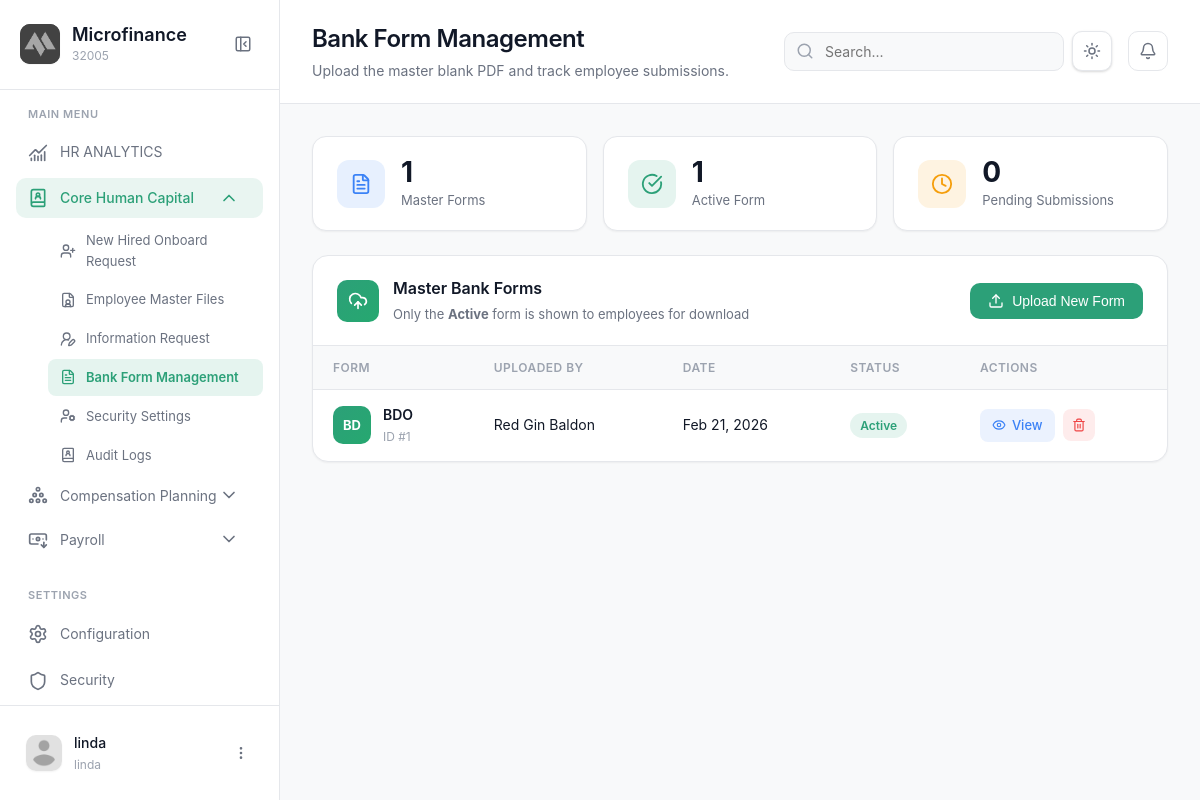
Screenshot of /modules/corehumancapital/bankform.php (signed in) with the database file from the repository.
### tables this page shows
CREATE TABLE `bank_forms_master` (
  `FormID` int(11) NOT NULL,
  `FormName` varchar(255) NOT NULL,
  `FilePath` varchar(500) NOT NULL,
  `IsActive` tinyint(1) NOT NULL DEFAULT 1,
  `UploadedBy` varchar(100) DEFAULT NULL,
  `CreatedAt` timestamp NOT NULL DEFAULT current_timestamp()
);

### modules/corehumancapital/bankform.php (the view, shortened to what this page needs)
<!DOCTYPE html>
<html lang="en">
<head>
  <link rel="stylesheet" href="../../css/bankform.css?v=1.3">
  <link rel="stylesheet" href="../../css/sidebar-fix.css?v=1.0">
</head>
<body>
  <aside class="sidebar" id="sidebar">
    <div class="sidebar-header">
      <div class="logo-container">
        <div class="logo-wrapper">
          <img src="../../img/logo.png" alt="Logo" class="logo">
        </div>
        <div class="logo-text">
          <h2 class="app-name">Microfinance</h2>
          <span class="app-tagline">32005</span>
        </div>
      </div>
      <button class="sidebar-toggle" id="sidebarToggle">
        <i data-lucide="panel-left-close"></i>
      </button>
    </div>
    <nav class="sidebar-nav">
      <div class="nav-section">
        <span class="nav-section-title">MAIN MENU</span>
        <a href="dashboard.php" class="nav-item <?php echo ($page === 'dashboard') ? 'active' : ''; ?>">
          <i data-lucide="chart-no-axes-combined"></i>
          <span>HR ANALYTICS</span>
        </a>
        <div class="nav-item-group active">
          <button class="nav-item has-submenu active" data-module="hr">
            <div class="nav-item-content">
              <i data-lucide="book-user"></i>
              <span>Core Human Capital</span>
            </div>
            <i data-lucide="chevron-down" class="submenu-icon"></i>
          </button>
          <div class="submenu active" id="submenu-hr">
            <a href="" class="submenu-item">
              <i data-lucide="user-plus"></i>
              <span>New Hired Onboard Request</span>
            </a>
            <a href="employeemaster.php" class="submenu-item">
              <i data-lucide="file-user"></i>
              <span>Employee Master Files</span>
            </a>
            <a href="informationrq.php" class="submenu-item">
              <i data-lucide="user-round-pen"></i>
              <span>Information Request</span>
            </a>
            <a href="bankform.php" class="submenu-item active">
              <i data-lucide="file-text"></i>
              <span>Bank Form Management</span>
            </a>
            <a href="" class="submenu-item">
              <i data-lucide="user-cog"></i>
              <span>Security Settings</span>
            </a>
            <a href="auditlogs.php" class="submenu-item">
              <i data-lucide="book-user"></i>
              <span>Audit Logs</span>
            </a>
          </div>
        </div>
        <div class="nav-item-group">
          <button class="nav-item has-submenu" data-module="planning">
            <div class="nav-item-content">
              <i data-lucide="circle-pile"></i>
              <span>Compensation Planning</span>
            </div>
            <i data-lucide="chevron-down" class="submenu-icon"></i>
          </button>
        </div>
        <div class="nav-item-group">
          <button class="nav-item has-submenu" data-module="payroll">
            <div class="nav-item-content">
              <i data-lucide="banknote-arrow-down"></i>
              <span>Payroll</span>
            </div>
            <i data-lucide="chevron-down" class="submenu-icon"></i>
          </button>
        </div>
      </div>
      <div class="nav-section">
        <span class="nav-section-title">SETTINGS</span>
        <a href="#" class="nav-item"><i data-lucide="settings"></i><span>Configuration</span></a>
        <a href="#" class="nav-item"><i data-lucide="shield"></i><span>Security</span></a>
      </div>
    </nav>
    <div class="sidebar-footer">
      <div class="user-profile">
        <div class="user-avatar">
          <img src="../../img/profile.png" alt="User">
        </div>
        <div class="user-info">
          <span class="user-name"><?php echo htmlspecialchars($_SESSION['username'] ?? 'User'); ?></span>
          <span class="user-role"><?php echo htmlspecialchars($_SESSION['user_role'] ?? 'HR Specialist'); ?></span>
        </div>
        <button class="user-menu-btn" id="userMenuBtn">
          <i data-lucide="more-vertical"></i>
        </button>
      </div>
    </div>
  </aside>
  <main class="main-content">
    <header class="page-header">
      <div class="header-left">
        <div class="header-title">
          <h1>Bank Form Management</h1>
          <p>Upload the master blank PDF and track employee submissions.</p>
        </div>
      </div>
      <div class="header-right">
        <div class="search-box">
          <input type="search" placeholder="Search...">
        </div>
        <button class="theme-toggle" id="themeToggle" aria-label="Toggle theme">
          <i data-lucide="sun" class="sun-icon"></i>
        </button>
        <button class="icon-btn">
          <i data-lucide="bell"></i>
        </button>
      </div>
    </header>
<?php
require_once '../../config/config.php';
$masterRes  = $conn->query("SELECT * FROM bank_forms_master ORDER BY CreatedAt DESC");
$masters    = [];
if ($masterRes) while ($r = $masterRes->fetch_assoc()) $masters[] = $r;
$activeForm = null;
foreach ($masters as $m) { if ($m['IsActive']) { $activeForm = $m; break; } }
$pendingRes = $conn->query("SELECT COUNT(*) AS cnt FROM bank_applications WHERE Status='Pending'");
$pendingCnt = $pendingRes ? intval($pendingRes->fetch_assoc()['cnt']) : 0;
?>
    <div class="content-wrapper">
      <div class="bf-stats">
        <div class="bf-stat-card">
          <div class="bf-stat-icon blue"><i data-lucide="file-text"></i></div>
          <div class="bf-stat-info">
            <span class="bf-stat-value"><?php echo count($masters); ?></span>
            <span class="bf-stat-label">Master Forms</span>
          </div>
        </div>
        <div class="bf-stat-card">
          <div class="bf-stat-icon green"><i data-lucide="check-circle"></i></div>
          <div class="bf-stat-info">
            <span class="bf-stat-value"><?php echo $activeForm ? '1' : '0'; ?></span>
            <span class="bf-stat-label">Active Form</span>
          </div>
        </div>
        <div class="bf-stat-card">
          <div class="bf-stat-icon amber"><i data-lucide="clock"></i></div>
          <div class="bf-stat-info">
            <span class="bf-stat-value"><?php echo $pendingCnt; ?></span>
            <span class="bf-stat-label">Pending Submissions</span>
          </div>
        </div>
      </div>
      <div class="bf-panel">
        <div class="bf-panel-header">
          <div class="bf-panel-left">
            <div class="bf-panel-icon"><i data-lucide="upload-cloud"></i></div>
            <div>
              <h2 class="bf-panel-title">Master Bank Forms</h2>
              <div class="bf-panel-sub">Only the <strong>Active</strong> form is shown to employees for download</div>
            </div>
          </div>
          <button class="bf-btn-primary" id="openUploadBtn">
            <i data-lucide="upload"></i> Upload New Form
          </button>
        </div>
        <?php if (empty($masters)): ?>
        <div class="bf-empty">
          <div class="bf-empty-icon"><i data-lucide="file-plus"></i></div>
          <h3>No forms yet</h3>
          <p>Upload the blank bank enrollment PDF. Employees will download and fill it out.</p>
        </div>
        <?php else: ?>
        <div class="table-responsive">
          <table class="bf-table">
            <thead>
              <tr>
                <th>Form</th>
                <th>Uploaded By</th>
                <th>Date</th>
                <th>Status</th>
                <th>Actions</th>
              </tr>
            </thead>
            <tbody>
              <?php foreach ($masters as $m):
                $ini = strtoupper(substr($m['FormName'], 0, 2));
                $url = '../../' . $m['FilePath'];
              ?>
              <tr>
                <td>
                  <div class="bf-bank-cell">
                    <div class="bf-bank-avatar<?php echo $m['IsActive'] ? ' bf-av-active' : ''; ?>"><?php echo htmlspecialchars($ini); ?></div>
                    <div>
                      <div class="bf-bank-name"><?php echo htmlspecialchars($m['FormName']); ?></div>
                      <div class="bf-form-sub">ID #<?php echo $m['FormID']; ?></div>
                    </div>
                  </div>
                </td>
                <td><?php echo htmlspecialchars($m['UploadedBy'] ?? '—'); ?></td>
                <td><?php echo date('M d, Y', strtotime($m['CreatedAt'])); ?></td>
                <td>
                  <span class="bf-badge <?php echo $m['IsActive'] ? 'bf-badge-active' : 'bf-badge-archived'; ?>">
                    <?php echo $m['IsActive'] ? 'Active' : 'Archived'; ?>
                  </span>
                </td>
                <td>
                  <div class="bf-actions">
                    <a href="<?php echo htmlspecialchars($url); ?>" target="_blank" class="bf-btn-view">
                      <i data-lucide="eye"></i> View
                    </a>
                    <button class="bf-btn-delete" data-id="<?php echo $m['FormID']; ?>">
                      <i data-lucide="trash-2"></i>
                    </button>
                  </div>
                </td>
              </tr>
              <?php endforeach; ?>
            </tbody>
          </table>
        </div>
        <?php endif; ?>
      </div>
    </div>
  </main>
</body>
</html>

### css/sidebar-fix.css (style rules this page uses)
.submenu-item.active { background: rgba(44, 160, 120, 0.12); color: var(--brand-green); font-weight: 600; }
.submenu-item.active svg { color: var(--brand-green); }
.nav-item-group.active .submenu, .nav-item.has-submenu.active + .submenu { max-height: 500px !important; }
.nav-item-group.active .submenu-icon, .nav-item.has-submenu.active .submenu-icon { transform: rotate(180deg); }
.sidebar-footer .user-profile { position:relative }

### rows the page displays
bank_forms_master: FormName "BD", FormName "BDO", FormID "1", UploadedBy "Red Gin Baldon", CreatedAt "Feb 21, 2026", IsActive "Active"

### other values shown
$_SESSION['username'] "linda"
$_SESSION['user_role'] "linda"
count($masters) "1"
$pendingCnt "0"
